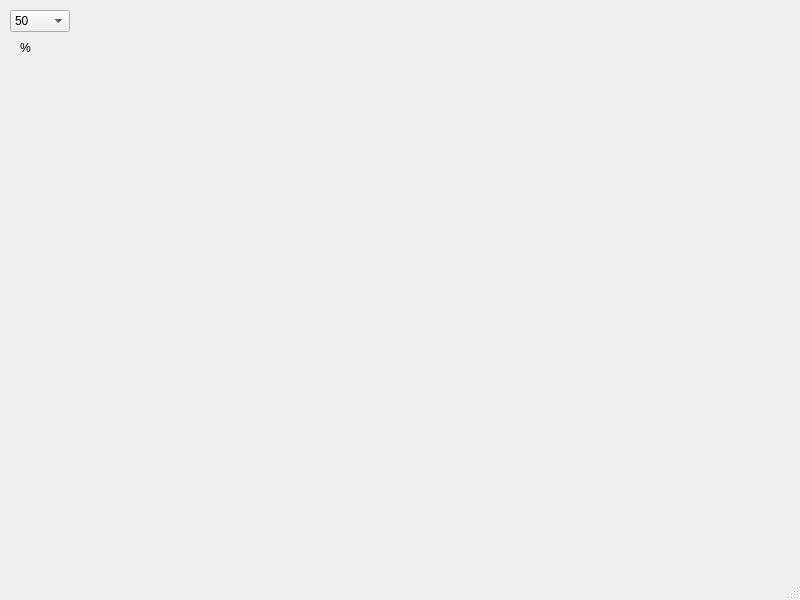
<?xml version="1.0" encoding="UTF-8"?>
<ui version="4.0">
 <class>MainWindow</class>
 <widget class="QMainWindow" name="MainWindow">
  <property name="geometry">
   <rect>
    <x>0</x>
    <y>0</y>
    <width>800</width>
    <height>600</height>
   </rect>
  </property>
  <property name="windowTitle">
   <string>MainWindow</string>
  </property>
  <widget class="QWidget" name="centralWidget">
   <property name="enabled">
    <bool>true</bool>
   </property>
   <widget class="QComboBox" name="scaleCombo">
    <property name="geometry">
     <rect>
      <x>10</x>
      <y>10</y>
      <width>60</width>
      <height>22</height>
     </rect>
    </property>
    <property name="minimumSize">
     <size>
      <width>60</width>
      <height>0</height>
     </size>
    </property>
    <property name="currentText">
     <string>100</string>
    </property>
    <item>
     <property name="text">
      <string>50</string>
     </property>
    </item>
    <item>
     <property name="text">
      <string>75</string>
     </property>
    </item>
    <item>
     <property name="text">
      <string>100</string>
     </property>
    </item>
    <item>
     <property name="text">
      <string>125</string>
     </property>
    </item>
    <item>
     <property name="text">
      <string>150</string>
     </property>
    </item>
    <item>
     <property name="text">
      <string>200</string>
     </property>
    </item>
   </widget>
   <widget class="QLabel" name="percentLabel">
    <property name="geometry">
     <rect>
      <x>20</x>
      <y>40</y>
      <width>16</width>
      <height>16</height>
     </rect>
    </property>
    <property name="text">
     <string>%</string>
    </property>
   </widget>
  </widget>
  <widget class="QMenuBar" name="menuBar">
   <property name="geometry">
    <rect>
     <x>0</x>
     <y>0</y>
     <width>800</width>
     <height>26</height>
    </rect>
   </property>
  </widget>
  <widget class="QStatusBar" name="statusBar"/>
  <action name="actionAsdfa">
   <property name="text">
    <string>asdfa</string>
   </property>
  </action>
 </widget>
 <layoutdefault spacing="6" margin="11"/>
 <resources/>
 <connections/>
</ui>
